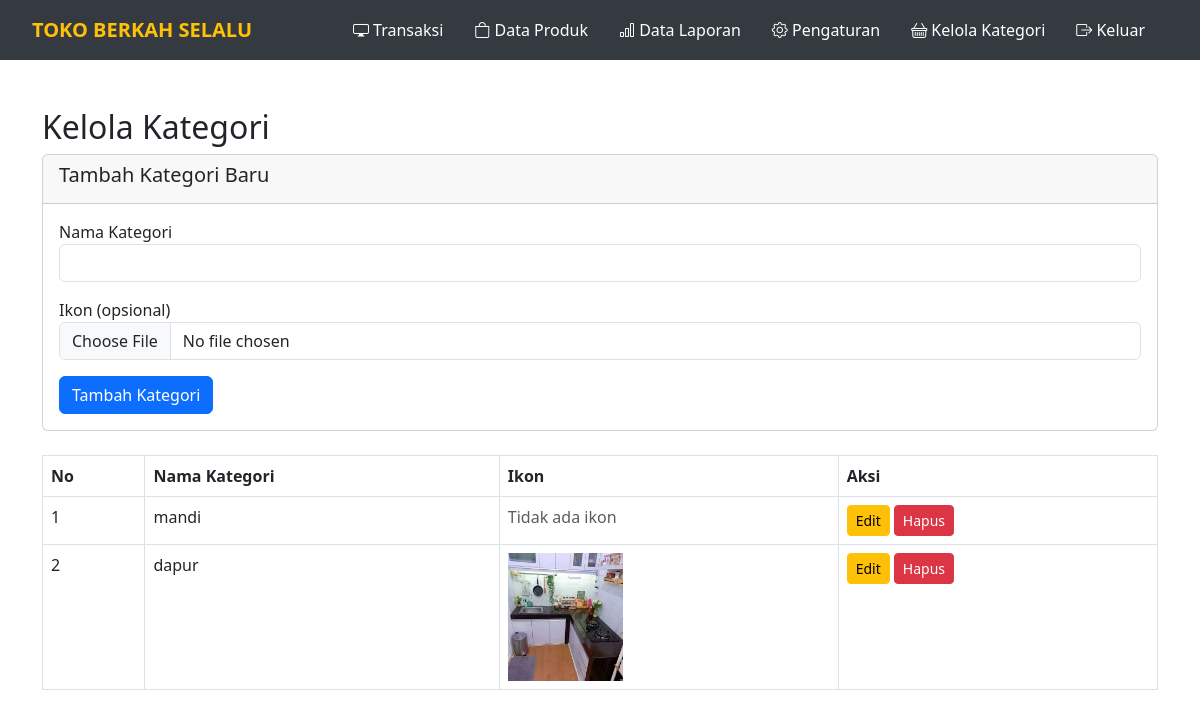
Before: /manage_kategori.php (signed in) with the older database file.
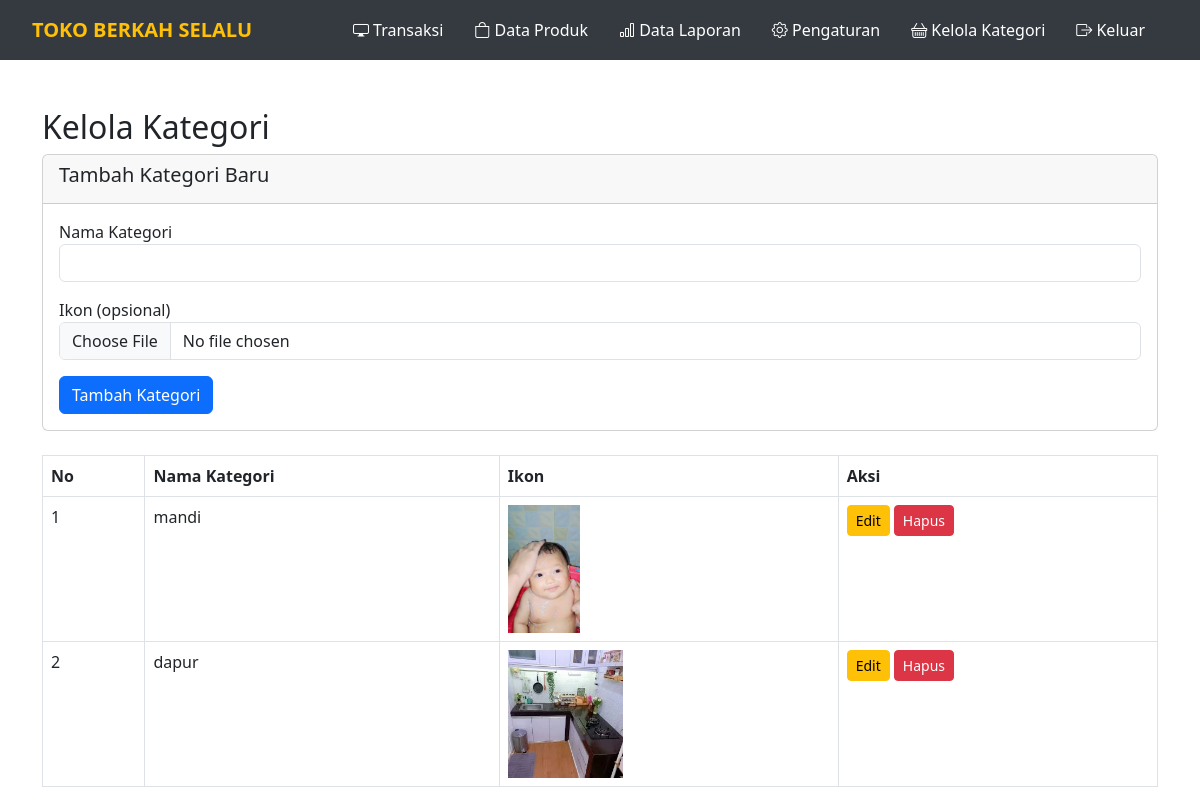
After: the same page with the newer database file.
### tables this page shows
CREATE TABLE `kategori` (
  `id` int(11) NOT NULL,
  `nama_kategori` varchar(50) NOT NULL,
  `ikon` varchar(100) DEFAULT NULL
);

### manage_kategori.php (the view, shortened to what this page needs)
<?php
include 'init.php';
$edit_data = null;
$query = "SELECT * FROM kategori";
$result = mysqli_query($koneksi, $query);
?>
<!DOCTYPE html>
<html lang="id">
<head>
    <link rel="stylesheet" href="https://cdn.jsdelivr.net/npm/bootstrap@5.3.0/dist/css/bootstrap.min.css">
</head>
<body>
    <?php include 'navbar.php'; ?>
    <div class="container mt-5">
        <h2>Kelola Kategori</h2>
        <div class="card mb-4">
            <div class="card-header">
                <h5><?= $edit_data ? 'Edit Kategori' : 'Tambah Kategori Baru' ?></h5>
            </div>
            <div class="card-body">
                <form method="POST" action="" enctype="multipart/form-data">
                    <div class="mb-3">
                        <label>Nama Kategori</label>
                        <input type="text" name="nama_kategori" class="form-control" value="<?= $edit_data ? $edit_data['nama_kategori'] : '' ?>" required>
                    </div>
                    <div class="mb-3">
                        <label>Ikon (opsional)</label>
                        <input type="file" name="ikon" class="form-control">
                    </div>
                    <?php if($edit_data): ?>
                        <button type="submit" name="edit" class="btn btn-success">Simpan Perubahan</button>
                        <a href="manage_kategori.php" class="btn btn-secondary">Batal</a>
                    <?php else: ?>
                        <button type="submit" name="tambah" class="btn btn-primary">Tambah Kategori</button>
                    <?php endif; ?>
                </form>
            </div>
        </div>
        <table class="table table-bordered">
            <thead>
                <tr>
                    <th>No</th>
                    <th>Nama Kategori</th>
                    <th>Ikon</th>
                    <th>Aksi</th>
                </tr>
            </thead>
            <tbody>
                <?php
                $no = 1;
                while ($row = mysqli_fetch_assoc($result)):
                ?>
                <tr>
                    <td><?= $no++ ?></td>
                    <td><?= htmlspecialchars($row['nama_kategori']) ?></td>
                    <td>
                        <?php if($row['ikon'] && file_exists($row['ikon'])): ?>
                            <img src="<?= $row['ikon'] ?>" alt="Icon" style="max-height: 128px; max-width: 128px;">
                        <?php else: ?>
                            <span class="text-muted">Tidak ada ikon</span>
                        <?php endif; ?>
                    </td>
                    <td>
                        <a href="?edit=<?= $row['id'] ?>" class="btn btn-warning btn-sm">Edit</a>
                        <a href="?hapus=<?= $row['id'] ?>" class="btn btn-danger btn-sm"
                           onclick="return confirm('Yakin ingin menghapus kategori ini?')">Hapus</a>
                    </td>
                </tr>
                <?php endwhile; ?>
            </tbody>
        </table>
    </div>
</body>
</html>

Changed rows visible on the page:
changed kategori "mandi": ikon: picture added; no longer shows "Tidak ada ikon"
